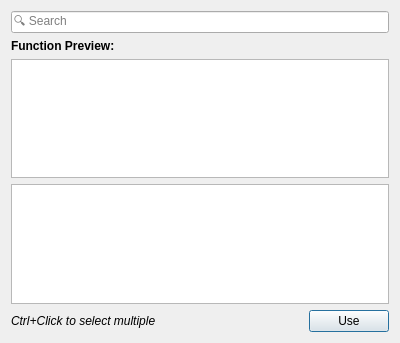
<?xml version="1.0" encoding="UTF-8"?>
<ui version="4.0">
 <class>FunctionsLibrary</class>
 <widget class="QDialog" name="FunctionsLibrary">
  <property name="geometry">
   <rect>
    <x>0</x>
    <y>0</y>
    <width>400</width>
    <height>343</height>
   </rect>
  </property>
  <property name="windowTitle">
   <string>Function Library</string>
  </property>
  <layout class="QVBoxLayout" name="verticalLayout">
   <item>
    <layout class="QHBoxLayout" name="horizontalLayout">
     <property name="spacing">
      <number>10</number>
     </property>
     <item>
      <widget class="QLineEdit" name="searchLineEdit">
       <property name="placeholderText">
        <string>🔍 Search</string>
       </property>
      </widget>
     </item>
    </layout>
   </item>
   <item>
    <widget class="QLabel" name="label">
     <property name="font">
      <font>
       <family>Ubuntu</family>
       <bold>true</bold>
      </font>
     </property>
     <property name="text">
      <string>Function Preview:</string>
     </property>
    </widget>
   </item>
   <item>
    <widget class="QTableWidget" name="tableFunctions"/>
   </item>
   <item>
    <widget class="QPlainTextEdit" name="previewPlainText">
     <property name="minimumSize">
      <size>
       <width>0</width>
       <height>100</height>
      </size>
     </property>
     <property name="readOnly">
      <bool>true</bool>
     </property>
    </widget>
   </item>
   <item>
    <layout class="QHBoxLayout" name="horizontalLayout_6">
     <item>
      <widget class="QLabel" name="labelTip">
       <property name="font">
        <font>
         <italic>true</italic>
        </font>
       </property>
       <property name="text">
        <string>Ctrl+Click to select multiple</string>
       </property>
      </widget>
     </item>
     <item>
      <spacer name="horizontalSpacer">
       <property name="orientation">
        <enum>Qt::Horizontal</enum>
       </property>
       <property name="sizeHint" stdset="0">
        <size>
         <width>40</width>
         <height>20</height>
        </size>
       </property>
      </spacer>
     </item>
     <item>
      <widget class="QPushButton" name="useButton">
       <property name="text">
        <string>Use</string>
       </property>
      </widget>
     </item>
    </layout>
   </item>
  </layout>
 </widget>
 <resources/>
 <connections/>
</ui>
